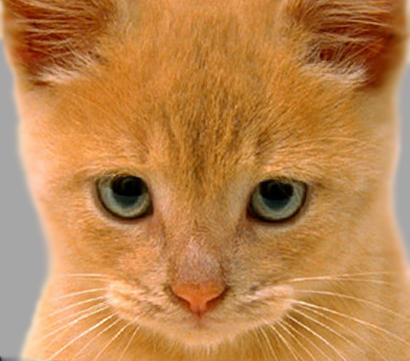
#> input picture Assignment1/Data/Data for Hybrid Images/cat.bmp, 410 x 361 px
$ jupyter execute Question5.ipynb   (older library calls are emulated)
#> lines starting #> are read from the running program, lines starting #| are printed output that depends on the picture; after the words box and inside, x2 and y2 are one past the last pixel; in counts of white or black regions, pixels touching at a corner belong together
[cell 1]
import matplotlib.pyplot as plt
import PIL
from PIL import Image
from skimage import io
import numpy as np

### Cat image is used in black and white to increase the contrast of the image
Since it is a local operation based on the value of the pizel, the kernel must be data-dependent in the sense that it always has the pixel value in the centre of the kernel.
Instead of coding the same, I just performed the point wise operation

[cell 2]
cat = io.imread('Data/Data for Hybrid Images/cat.bmp',as_gray='True')
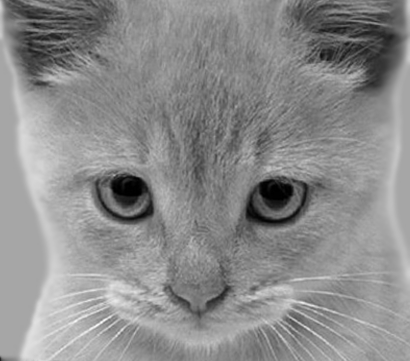
#> cat: shape (361, 410) float64; min 0, max 0.993, mean 0.551

[cell 3]
plt.imshow(cat,cmap='gray')

[cell 4]
cat = np.asarray(cat)
plt.imshow(cat**2,cmap='gray')
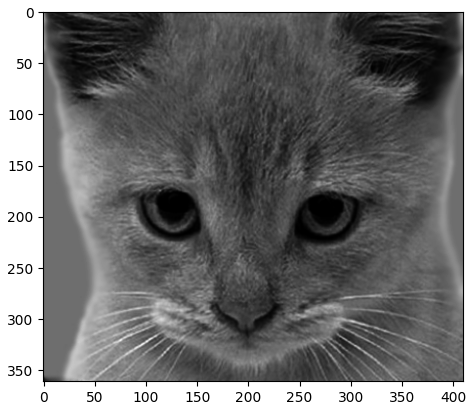
#> figure drawn by matplotlib, 1 panel

### 90 degree rotation of the image
For this, I have assumed/cropped the image to a square so that input and output have the same sizes. Taken a clown image and with each iteration the value of 1 in the kernel changes so as to accomodate the 90 degree rotation

[cell 5]
#a= np.array([[1,2,3],[4,5,6],[7,8,9]])
image = Image.open('Data/clown.tif').convert('L')
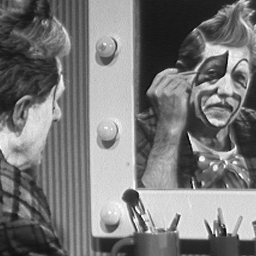
#> input picture Assignment1/Data/clown.tif, 256 x 256 px
#> image is the input picture: PIL image 256x256 L; min 3, max 255, mean 120.3
x, y = image.size
#> x = 256; y = 256
size = min(x, y)
#> size = 256
image = image.resize((size,size), PIL.Image.ANTIALIAS)
#size = cat.shape[0]
r= np.zeros([size,size])

[cell 6]
for i in range(size-1,-1,-1):
    for j in range(size):
        kernel = np.zeros([size, size])
        kernel[j,i]=1
        #print(kernel)
        #print(np.flip(kernel,axis=0))
        r[i,j]=np.multiply(image,np.flip(kernel,axis=0)).sum()
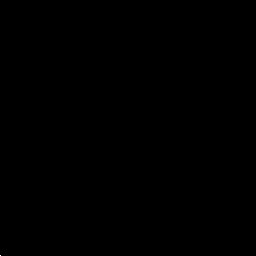
#> kernel: shape (256, 256) float64; values 0 (black) and 1 (white), 0% white in thin lines or dots, all inside (x1, y1, x2, y2) = (0, 255, 1, 256)
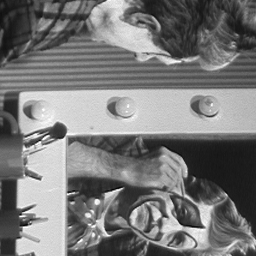
#> r: shape (256, 256) float64; min 3, max 255, mean 120.3
